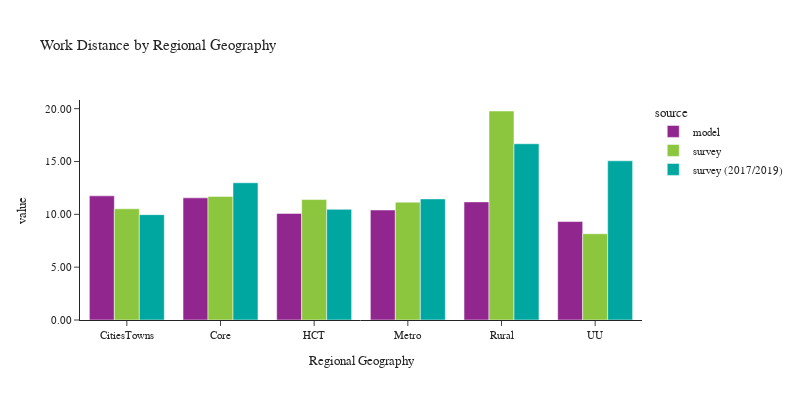

The cell this chart's notebook holds for it:
### Code cell
plot_work_location(df_workers, 'rg_proposed_work', 'Regional Geography', 'Regional Geography')

### Figure 1 — Plotly figure (JSON) as saved in the notebook; plotly's stock layout.template omitted (floating-point values rounded to 4 significant figures)
{"data": [{"alignmentgroup": "True", "customdata": [[90114], [553019], [161891], [843318], [56245], [21436]], "hovertemplate": "source=model<br>rg_proposed_work=%{x}<br>value=%{y}<br>sample count=%{customdata[0]}<extra></extra>", "legendgroup": "model", "marker": {"color": "#91268F", "pattern": {"shape": ""}}, "name": "model", "offsetgroup": "model", "orientation": "v", "showlegend": true, "textposition": "auto", "type": "bar", "x": ["CitiesTowns", "Core", "HCT", "Metro", "Rural", "UU"], "xaxis": "x", "y": [11.75, 11.56, 10.09, 10.41, 11.18, 9.316], "yaxis": "y"}, {"alignmentgroup": "True", "customdata": [[69], [557], [190], [1733], [98], [45]], "hovertemplate": "source=survey<br>rg_proposed_work=%{x}<br>value=%{y}<br>sample count=%{customdata[0]}<extra></extra>", "legendgroup": "survey", "marker": {"color": "#8CC63E", "pattern": {"shape": ""}}, "name": "survey", "offsetgroup": "survey", "orientation": "v", "showlegend": true, "textposition": "auto", "type": "bar", "x": ["CitiesTowns", "Core", "HCT", "Metro", "Rural", "UU"], "xaxis": "x", "y": [10.52, 11.7, 11.4, 11.15, 19.78, 8.161], "yaxis": "y"}, {"alignmentgroup": "True", "customdata": [[79], [1189], [299], [3877], [112], [39]], "hovertemplate": "source=survey (2017/2019)<br>rg_proposed_work=%{x}<br>value=%{y}<br>sample count=%{customdata[0]}<extra></extra>", "legendgroup": "survey (2017/2019)", "marker": {"color": "#00A7A0", "pattern": {"shape": ""}}, "name": "survey (2017/2019)", "offsetgroup": "survey (2017/2019)", "orientation": "v", "showlegend": true, "textposition": "auto", "type": "bar", "x": ["CitiesTowns", "Core", "HCT", "Metro", "Rural", "UU"], "xaxis": "x", "y": [9.972, 12.99, 10.47, 11.46, 16.68, 15.07], "yaxis": "y"}], "layout": {"barmode": "group", "font": {"size": 11}, "height": 400, "legend": {"title": {"text": "source"}, "tracegroupgap": 0}, "title": {"text": "Work Distance by Regional Geography"}, "width": 800, "xaxis": {"anchor": "y", "domain": [0.0, 1.0], "title": {"text": "Regional Geography"}}, "yaxis": {"anchor": "x", "domain": [0.0, 1.0], "tickformat": ".2f", "title": {"text": "value"}}}}
